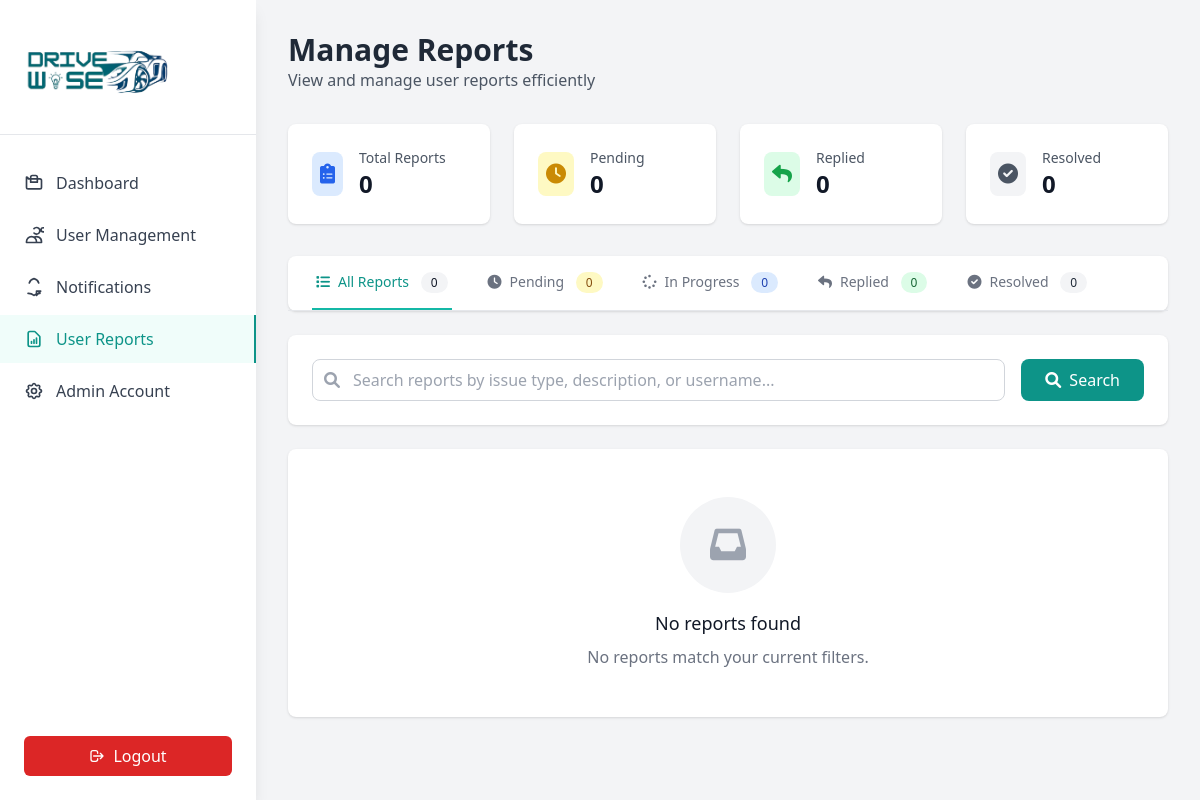
Page /reports.php (signed in) on the earlier database version.
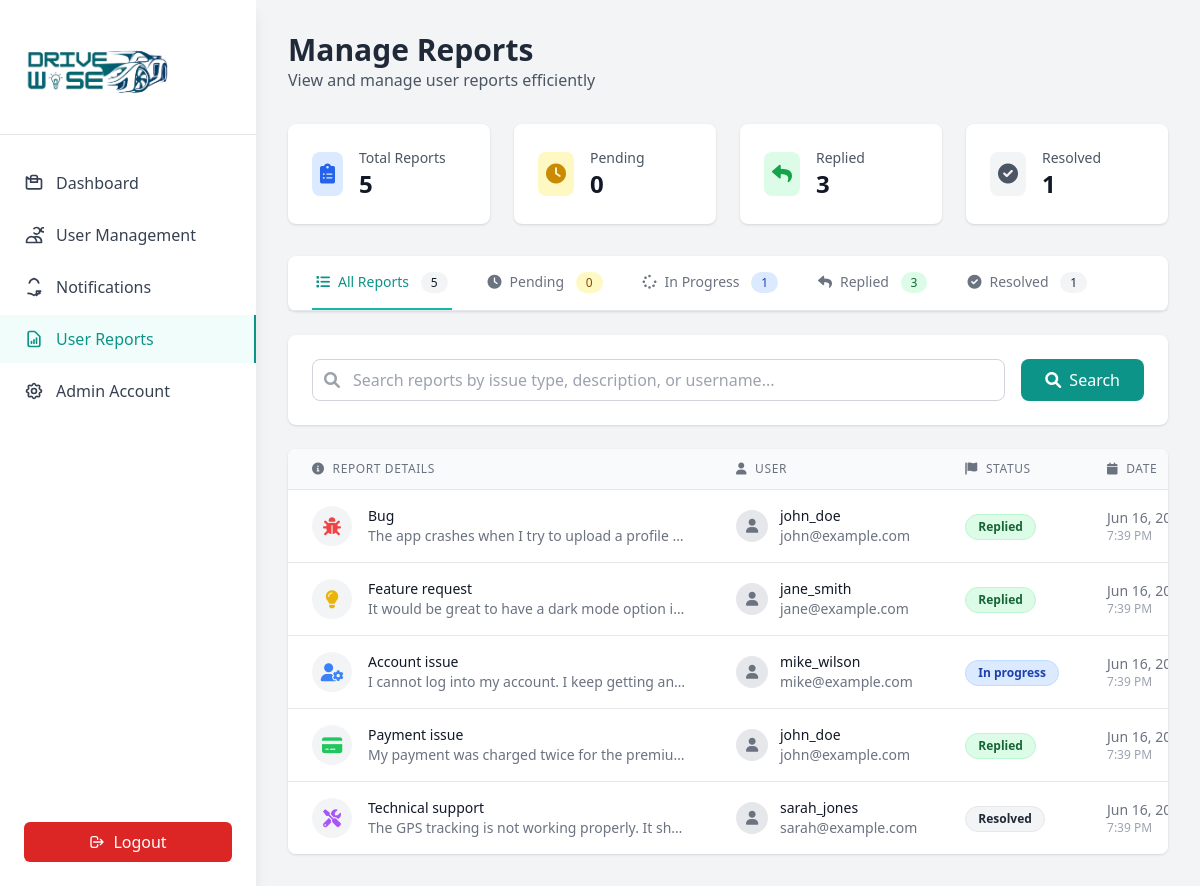
Same page on the later database version.
### tables this page shows
CREATE TABLE `reports` (
  `id` int(11) NOT NULL,
  `user_id` int(11) DEFAULT NULL,
  `issue_type` enum('bug','feature_request','account_issue','payment_issue','technical_support','other') NOT NULL,
  `description` text NOT NULL,
  `screenshot_path` varchar(255) DEFAULT NULL,
  `status` enum('pending','in_progress','replied','resolved') DEFAULT 'pending',
  `created_at` timestamp NOT NULL DEFAULT current_timestamp(),
  `updated_at` timestamp NOT NULL DEFAULT current_timestamp() ON UPDATE current_timestamp()
);

CREATE TABLE `users` (
  `id` int(11) NOT NULL,
  `username` varchar(50) NOT NULL,
  `email` varchar(100) NOT NULL,
  `birthday` date DEFAULT NULL,
  `play_time` int(11) DEFAULT 0,
  `quizzes_passed` int(11) DEFAULT 0,
  `modules_done` int(11) DEFAULT 0,
  `points_earned` int(11) DEFAULT 0,
  `created_at` timestamp NOT NULL DEFAULT current_timestamp(),
  `updated_at` timestamp NOT NULL DEFAULT current_timestamp() ON UPDATE current_timestamp()
);

### reports.php (the view, shortened to what the rows shown need)
<?php
require_once 'includes/auth.php';
$sql = "SELECT r.*, u.username, u.email
        FROM reports r
        LEFT JOIN users u ON r.user_id = u.id
        WHERE 1=1";
$params = [];
$sql .= " ORDER BY r.created_at DESC";
$stmt = $pdo->prepare($sql);
$stmt->execute($params);
$reports = $stmt->fetchAll();
?>
<!DOCTYPE html>
<html lang="en">
<head>
    <script src="https://cdn.tailwindcss.com"></script>
    <link href="https://cdnjs.cloudflare.com/ajax/libs/font-awesome/6.0.0/css/all.min.css" rel="stylesheet">
</head>
<body class="bg-gray-100">
    <div class="ml-64 p-8">
        <div class="mb-8">
            <h1 class="text-3xl font-bold text-gray-800">Manage Reports</h1>
        </div>
        <div class="bg-white rounded-lg shadow overflow-hidden">
            <?php if (empty($reports)): ?>
                <div class="p-12 text-center">
                    <div class="w-24 h-24 mx-auto mb-4 bg-gray-100 rounded-full flex items-center justify-center">
                        <i class="fas fa-inbox text-4xl text-gray-400"></i>
                    </div>
                    <h3 class="text-lg font-medium text-gray-900 mb-2">No reports found</h3>
                    <p class="text-gray-500">No reports match your current filters.</p>
                </div>
            <?php else: ?>
                <div class="overflow-x-auto">
                    <table class="min-w-full divide-y divide-gray-200">
                        <thead class="bg-gray-50">
                            <tr>
                                <th class="px-6 py-3 text-left text-xs font-medium text-gray-500 uppercase tracking-wider">
                                    <i class="fas fa-info-circle mr-2"></i>Report Details
                                </th>
                                <th class="px-6 py-3 text-left text-xs font-medium text-gray-500 uppercase tracking-wider">
                                    <i class="fas fa-user mr-2"></i>User
                                </th>
                                <th class="px-6 py-3 text-left text-xs font-medium text-gray-500 uppercase tracking-wider">
                                    <i class="fas fa-flag mr-2"></i>Status
                                </th>
                                <th class="px-6 py-3 text-left text-xs font-medium text-gray-500 uppercase tracking-wider">
                                    <i class="fas fa-calendar mr-2"></i>Date
                                </th>
                            </tr>
                        </thead>
                        <tbody class="bg-white divide-y divide-gray-200">
                            <?php foreach ($reports as $report): ?>
                                <tr class="hover:bg-gray-50 transition-colors">
                                    <td class="px-6 py-4">
                                        <div class="flex items-start">
                                            <div class="flex-shrink-0">
                                                <?php
                                                $iconClass = match($report['issue_type']) {
                                                    'bug' => 'fas fa-bug text-red-500',
                                                    'feature_request' => 'fas fa-lightbulb text-yellow-500',
                                                    'account_issue' => 'fas fa-user-cog text-blue-500',
                                                    'payment_issue' => 'fas fa-credit-card text-green-500',
                                                    'technical_support' => 'fas fa-tools text-purple-500',
                                                    default => 'fas fa-question-circle text-gray-500'
                                                };
                                                ?>
                                                <div class="w-10 h-10 rounded-full bg-gray-100 flex items-center justify-center">
                                                    <i class="<?php echo $iconClass; ?> text-lg"></i>
                                                </div>
                                            </div>
                                            <div class="ml-4">
                                                <div class="text-sm font-medium text-gray-900">
                                                    <?php echo ucfirst(str_replace('_', ' ', $report['issue_type'])); ?>
                                                </div>
                                                <div class="text-sm text-gray-500 max-w-xs truncate">
                                                    <?php echo htmlspecialchars($report['description']); ?>
                                                </div>
                                            </div>
                                        </div>
                                    </td>
                                    <td class="px-6 py-4 whitespace-nowrap">
                                        <div class="flex items-center">
                                            <div class="w-8 h-8 bg-gray-200 rounded-full flex items-center justify-center">
                                                <i class="fas fa-user text-gray-500 text-sm"></i>
                                            </div>
                                            <div class="ml-3">
                                                <div class="text-sm font-medium text-gray-900"><?php echo htmlspecialchars($report['username'] ?? 'Unknown'); ?></div>
                                                <div class="text-sm text-gray-500"><?php echo htmlspecialchars($report['email'] ?? ''); ?></div>
                                            </div>
                                        </div>
                                    </td>
                                    <td class="px-6 py-4 whitespace-nowrap">
                                        <?php
                                        $statusClasses = [
                                            'pending' => 'bg-yellow-100 text-yellow-800 border-yellow-200',
                                            'in_progress' => 'bg-blue-100 text-blue-800 border-blue-200',
                                            'replied' => 'bg-green-100 text-green-800 border-green-200',
                                            'resolved' => 'bg-gray-100 text-gray-800 border-gray-200'
                                        ];
                                        $statusClass = $statusClasses[$report['status']] ?? 'bg-gray-100 text-gray-800 border-gray-200';
                                        ?>
                                        <span class="inline-flex px-3 py-1 text-xs font-semibold rounded-full border <?php echo $statusClass; ?>">
                                            <?php echo ucfirst(str_replace('_', ' ', $report['status'])); ?>
                                        </span>
                                    </td>
                                    <td class="px-6 py-4 whitespace-nowrap text-sm text-gray-500">
                                        <div class="flex flex-col">
                                            <span class="font-medium"><?php echo date('M j, Y', strtotime($report['created_at'])); ?></span>
                                            <span class="text-xs text-gray-400"><?php echo date('g:i A', strtotime($report['created_at'])); ?></span>
                                        </div>
                                    </td>
                                </tr>
                            <?php endforeach; ?>
                        </tbody>
                    </table>
                </div>
            <?php endif; ?>
        </div>
    </div>
</body>
</html>

Differences in the rows shown:
added reports: issue_type "Bug", description "The app crashes when I try to upload a profile…", user.username "john_doe", user.email "john@example.com", status "Replied", created_at "Jun 16,…", created_at "7:39 PM"
added reports: issue_type "Feature request", description "It would be great to have a dark mode option i…", user.username "jane_smith", user.email "jane@example.com", status "Replied", created_at "Jun 16,…", created_at "7:39 PM"
added reports: issue_type "Account issue", description "I cannot log into my account. I keep getting an…", user.username "mike_wilson", user.email "mike@example.com", status "In progress", created_at "Jun 16,…", created_at "7:39 PM"
added reports: issue_type "Payment issue", description "My payment was charged twice for the premiu…", user.username "john_doe", user.email "john@example.com", status "Replied", created_at "Jun 16,…", created_at "7:39 PM"
added reports: issue_type "Technical support", description "The GPS tracking is not working properly. It sh…", user.username "sarah_jones", user.email "sarah@example.com", status "Resolved", created_at "Jun 16,…", created_at "7:39 PM"
Other differences:
array_sum($statusCounts): "0" → "5"
$statusCounts['replied']: "0" → "3"
$statusCounts['resolved']: "0" → "1"
$statusCounts['in_progress']: "0" → "1"
text no longer shown: "No reports found No reports match your current filters."
text now shown: "REPORT DETAILS USER STATUS DATE"
